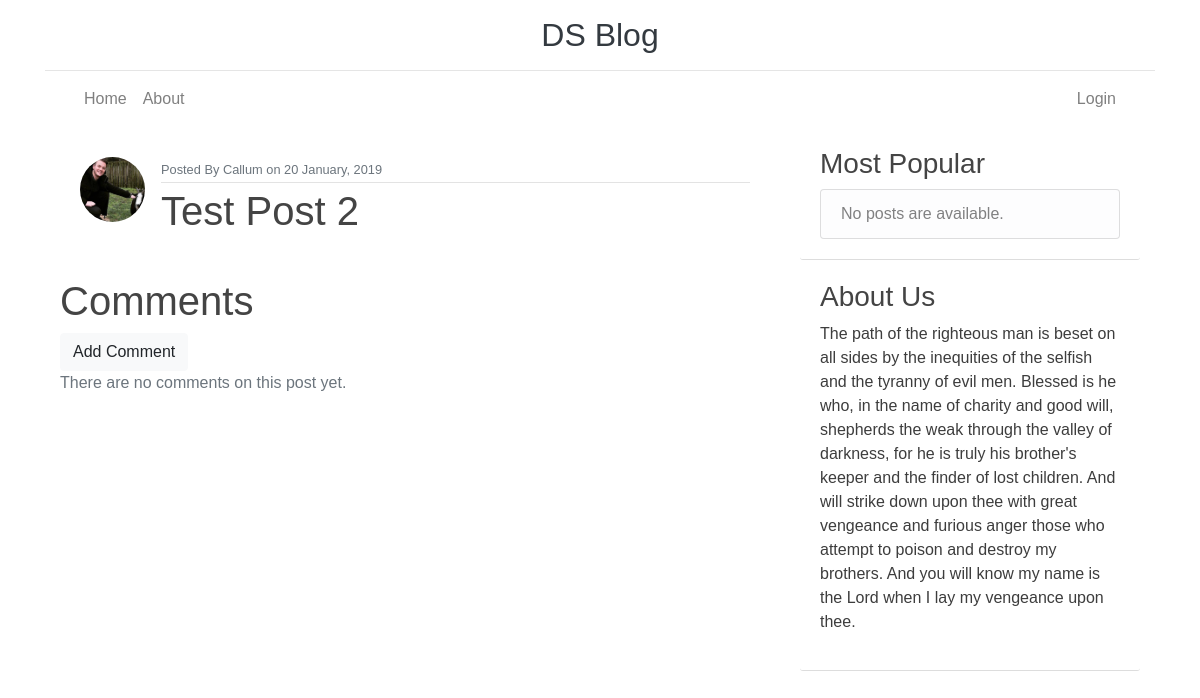
Page /2/ on the committed database.
### blogPosts/models.py (models this page shows, shortened)
class BlogPost(models.Model):
    post_title = models.CharField(max_length=200)
    subtitle = models.CharField(max_length=400, default="Subtitle")
    pub_date = models.DateTimeField(default=timezone.now)
    author = models.ForeignKey(User, on_delete=models.CASCADE)
    body = models.TextField(default="Body")
    is_published = models.BooleanField(default=False)

### users/models.py (models this page shows, shortened)
class Profile(models.Model):
    user = models.OneToOneField(User, on_delete=models.CASCADE)
    profile_image = models.ImageField(default='default.png', upload_to='profile_pics')

### blogPosts/views.py (the view)
# urls.py: path('<int:post_id>/', PostDetailView.as_view(), name='post-detail'),
class PostDetailView(DetailView):
    model = BlogPost
    template_name = 'blogPosts/detail.html'
    context_object_name = 'post'
    pk_url_kwarg = 'post_id'
    def get_context_data(self, **kwargs):
        context = super(PostDetailView, self).get_context_data(**kwargs)
        post = self.get_object()
        context['is_preview'] = False
        context['title'] = post.post_title
        return context

### blogPosts/templatetags/markdownify.py (called while the page is built)
@register.filter
def markdown(value):
    renderer = HighlightRenderer()
    markdown = mistune.Markdown(renderer=renderer)
    return markdown(value)

### blogPosts/templates/blogPosts/detail.html (shortened to what this page needs)
{% extends 'blogPosts/base.html' %}
{% load markdownify %}
{% block content %}
    <article class="media content-section">
        <img class="rounded-circle article-img" src="{{ post.author.profile.profile_image.url }}" alt="{{ post.author.username }} profile image">
        <div class="media-body">
            <div class="article-metadata">
                <small class="text-muted">Posted By {{ post.author }} on {{ post.pub_date|date:"d F, Y" }}</small>
            </div>
            <h1 class="article-title-detail">{{ post.post_title }}</h1>
        </div>
    </article>
    <div class="comment-section">
        <h1>Comments</h1>
        <a class="btn btn-light" href="{% url 'blogPosts:add-comment' post.id %}">Add Comment</a>
        {% for comment in post.comments.all %}
            <div class="comment">
                <small class="text-muted">{{ comment.username }} on {{ comment.pub_date }}</small>
                <p>{{ comment.text }}</p>
            </div>
        {% empty %}
            <p class="text-muted">There are no comments on this post yet.</p>
        {% endfor %}
    </div>
{% endblock content %}

### blogPosts/static/blogPosts/main.css (style rules this page uses)
body { background: #ffffff; color: #3d3d3d; margin: 0; font-family: Georgia, sans-serif }
h1, h2, h3, h4, h5, h6 { color: #444444; }
a { color: #444444 }
.content-section { background: #ffffff; padding: 10px 20px; border: 0; border-radius: 3px; margin-top: 20px; }
.article-title-detail { color: #444444; margin-bottom: 2rem!important; }
.article-img { height: 65px; width: 65px; object-fit: cover; margin-right: 16px; }
.article-metadata { padding-bottom: 1px; margin-bottom: 4px; border-bottom: 1px solid #e3e3e3 }

### rows in the picture
BlogPost: author.profile.profile_image (picture), author "Callum", pub_date "20 January, 2019", post_title "Test Post 2"
